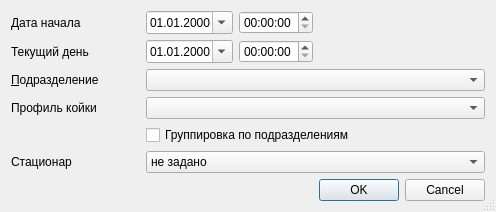
<?xml version="1.0" encoding="UTF-8"?>
<ui version="4.0">
 <class>StationaryF016ForPeriodSetupDialog</class>
 <widget class="QDialog" name="StationaryF016ForPeriodSetupDialog">
  <property name="windowModality">
   <enum>Qt::ApplicationModal</enum>
  </property>
  <property name="geometry">
   <rect>
    <x>0</x>
    <y>0</y>
    <width>490</width>
    <height>211</height>
   </rect>
  </property>
  <property name="windowTitle">
   <string>параметры отчёта</string>
  </property>
  <property name="sizeGripEnabled">
   <bool>true</bool>
  </property>
  <layout class="QGridLayout" name="gridLayout">
   <item row="1" column="0" colspan="2">
    <widget class="QLabel" name="lblEndDate">
     <property name="text">
      <string>Текущий день</string>
     </property>
    </widget>
   </item>
   <item row="1" column="2">
    <widget class="CDateEdit" name="edtEndDate">
     <property name="sizePolicy">
      <sizepolicy hsizetype="Maximum" vsizetype="Fixed">
       <horstretch>0</horstretch>
       <verstretch>0</verstretch>
      </sizepolicy>
     </property>
     <property name="displayFormat">
      <string>dd.MM.yyyy</string>
     </property>
     <property name="calendarPopup">
      <bool>true</bool>
     </property>
    </widget>
   </item>
   <item row="9" column="0" colspan="2">
    <spacer>
     <property name="orientation">
      <enum>Qt::Vertical</enum>
     </property>
     <property name="sizeHint" stdset="0">
      <size>
       <width>129</width>
       <height>20</height>
      </size>
     </property>
    </spacer>
   </item>
   <item row="0" column="0" colspan="2">
    <widget class="QLabel" name="lblBegDate">
     <property name="text">
      <string>Дата начала</string>
     </property>
    </widget>
   </item>
   <item row="4" column="0" colspan="2">
    <widget class="QLabel" name="lblHospitalBedProfile">
     <property name="text">
      <string>Профиль койки</string>
     </property>
    </widget>
   </item>
   <item row="0" column="2">
    <widget class="CDateEdit" name="edtBegDate">
     <property name="sizePolicy">
      <sizepolicy hsizetype="Maximum" vsizetype="Fixed">
       <horstretch>0</horstretch>
       <verstretch>0</verstretch>
      </sizepolicy>
     </property>
     <property name="displayFormat">
      <string>dd.MM.yyyy</string>
     </property>
     <property name="calendarPopup">
      <bool>true</bool>
     </property>
    </widget>
   </item>
   <item row="3" column="0" colspan="2">
    <widget class="QLabel" name="lblOrgStructure">
     <property name="text">
      <string>&amp;Подразделение</string>
     </property>
     <property name="buddy">
      <cstring>cmbOrgStructure</cstring>
     </property>
    </widget>
   </item>
   <item row="0" column="3">
    <widget class="QTimeEdit" name="edtBegTime"/>
   </item>
   <item row="1" column="4">
    <spacer name="horizontalSpacer_2">
     <property name="orientation">
      <enum>Qt::Horizontal</enum>
     </property>
     <property name="sizeHint" stdset="0">
      <size>
       <width>169</width>
       <height>20</height>
      </size>
     </property>
    </spacer>
   </item>
   <item row="1" column="3">
    <widget class="QTimeEdit" name="edtEndTime"/>
   </item>
   <item row="0" column="4">
    <spacer name="horizontalSpacer">
     <property name="orientation">
      <enum>Qt::Horizontal</enum>
     </property>
     <property name="sizeHint" stdset="0">
      <size>
       <width>40</width>
       <height>20</height>
      </size>
     </property>
    </spacer>
   </item>
   <item row="3" column="2" colspan="3">
    <widget class="COrgStructureComboBox" name="cmbOrgStructure"/>
   </item>
   <item row="4" column="2" colspan="3">
    <widget class="CRBComboBox" name="cmbHospitalBedProfile"/>
   </item>
   <item row="6" column="2" colspan="3">
    <widget class="QCheckBox" name="chkIsGroupingOS">
     <property name="text">
      <string>Группировка по подразделениям</string>
     </property>
    </widget>
   </item>
   <item row="7" column="2" colspan="3">
    <widget class="QComboBox" name="cmbIsTypeOS">
     <item>
      <property name="text">
       <string>не задано</string>
      </property>
     </item>
     <item>
      <property name="text">
       <string>круглосуточный</string>
      </property>
     </item>
     <item>
      <property name="text">
       <string>дневной</string>
      </property>
     </item>
    </widget>
   </item>
   <item row="7" column="0" colspan="2">
    <widget class="QLabel" name="lblISTypeOS">
     <property name="text">
      <string>Стационар</string>
     </property>
    </widget>
   </item>
   <item row="10" column="4">
    <widget class="QDialogButtonBox" name="buttonBox">
     <property name="orientation">
      <enum>Qt::Horizontal</enum>
     </property>
     <property name="standardButtons">
      <set>QDialogButtonBox::Cancel|QDialogButtonBox::Ok</set>
     </property>
    </widget>
   </item>
  </layout>
 </widget>
 <customwidgets>
  <customwidget>
   <class>COrgStructureComboBox</class>
   <extends>QComboBox</extends>
   <header>Orgs/OrgStructComboBoxes.h</header>
  </customwidget>
  <customwidget>
   <class>CRBComboBox</class>
   <extends>QComboBox</extends>
   <header>library/crbcombobox.h</header>
  </customwidget>
  <customwidget>
   <class>CDateEdit</class>
   <extends>QDateEdit</extends>
   <header>library/DateEdit</header>
  </customwidget>
 </customwidgets>
 <tabstops>
  <tabstop>edtBegDate</tabstop>
  <tabstop>edtBegTime</tabstop>
  <tabstop>edtEndDate</tabstop>
  <tabstop>edtEndTime</tabstop>
  <tabstop>cmbOrgStructure</tabstop>
  <tabstop>cmbHospitalBedProfile</tabstop>
  <tabstop>chkIsGroupingOS</tabstop>
  <tabstop>cmbIsTypeOS</tabstop>
  <tabstop>buttonBox</tabstop>
 </tabstops>
 <resources/>
 <connections>
  <connection>
   <sender>buttonBox</sender>
   <signal>accepted()</signal>
   <receiver>StationaryF016ForPeriodSetupDialog</receiver>
   <slot>accept()</slot>
   <hints>
    <hint type="sourcelabel">
     <x>112</x>
     <y>177</y>
    </hint>
    <hint type="destinationlabel">
     <x>102</x>
     <y>90</y>
    </hint>
   </hints>
  </connection>
  <connection>
   <sender>buttonBox</sender>
   <signal>rejected()</signal>
   <receiver>StationaryF016ForPeriodSetupDialog</receiver>
   <slot>reject()</slot>
   <hints>
    <hint type="sourcelabel">
     <x>225</x>
     <y>177</y>
    </hint>
    <hint type="destinationlabel">
     <x>236</x>
     <y>76</y>
    </hint>
   </hints>
  </connection>
 </connections>
</ui>
